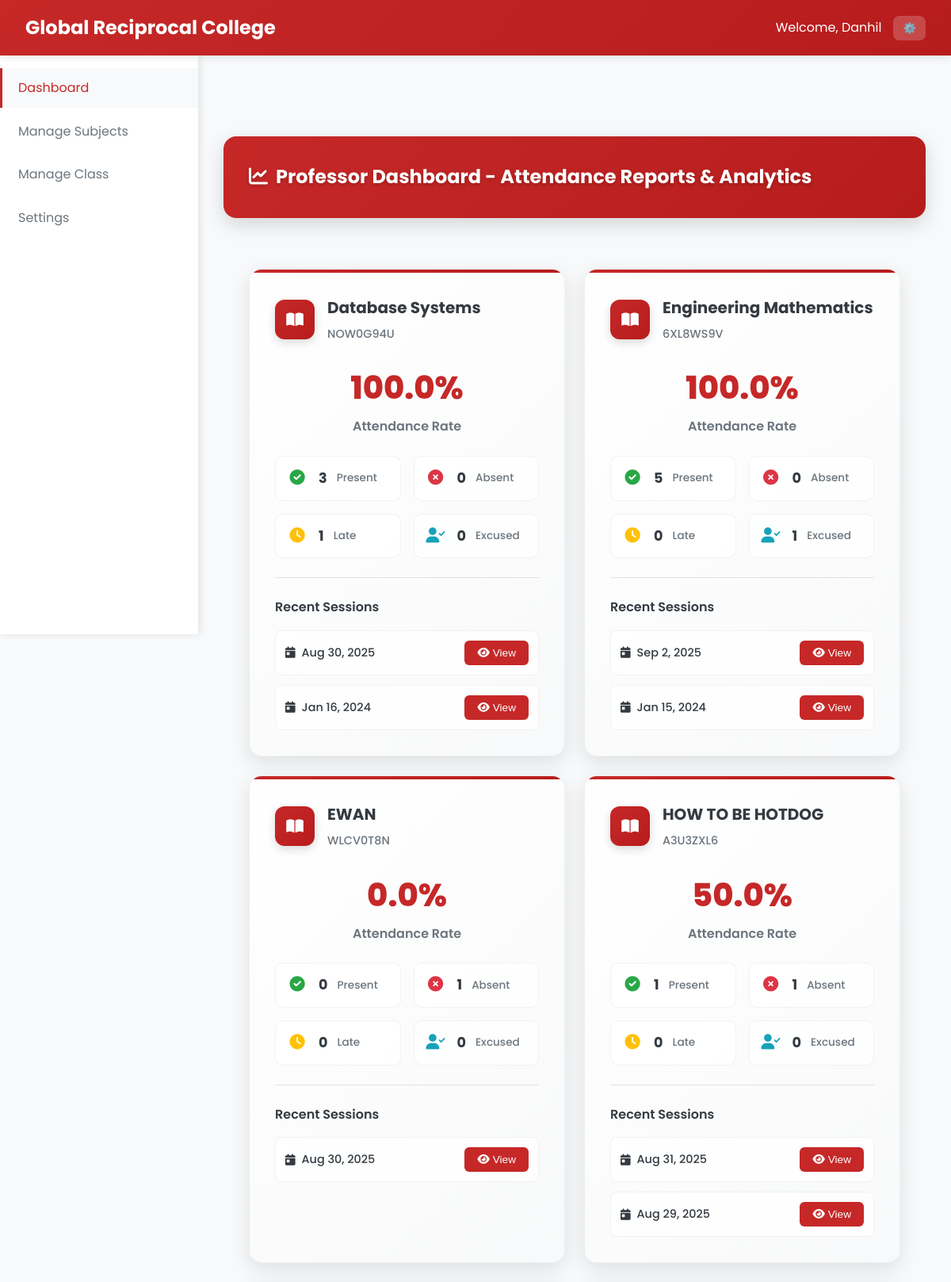
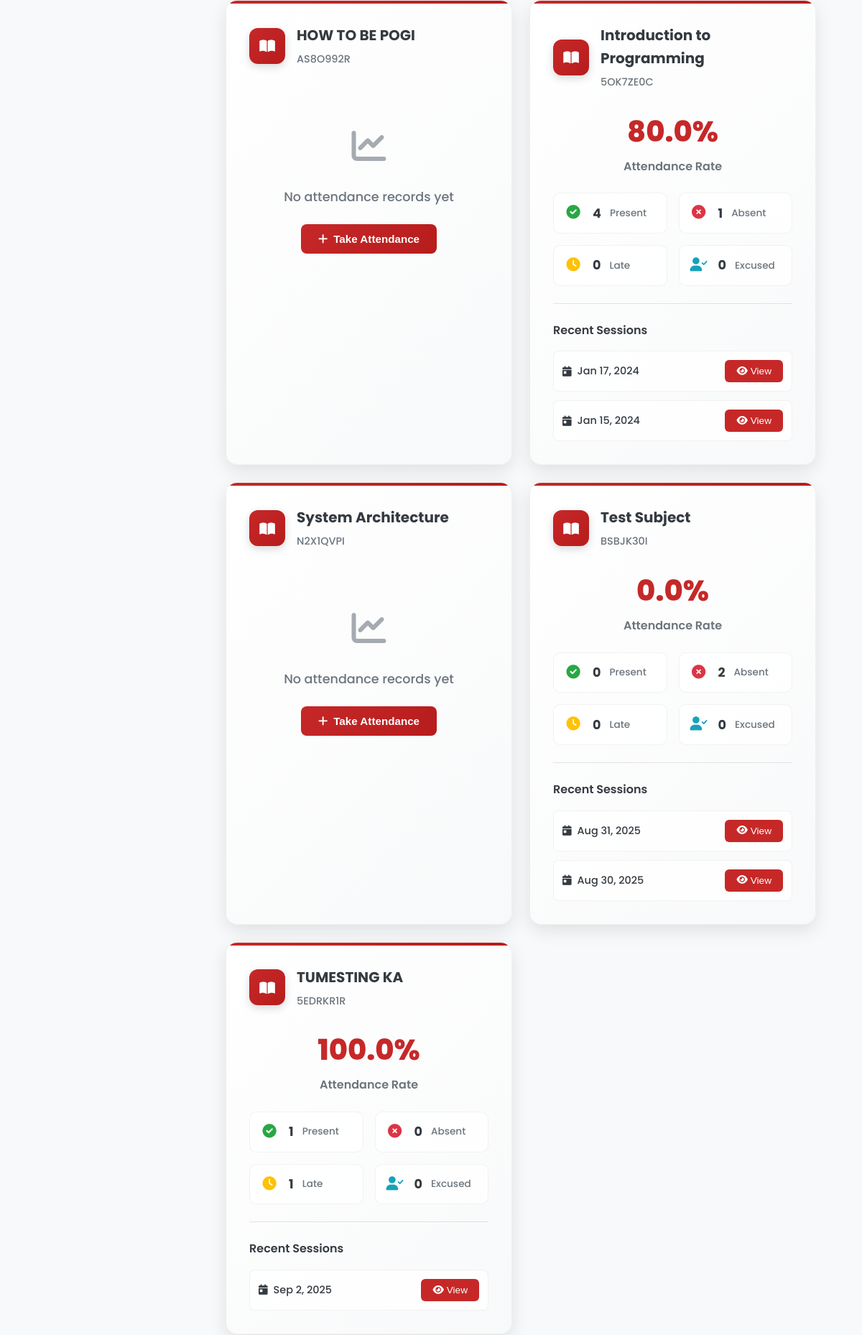
Screenshot of /Professor/professor_dashboard.php (signed in, upper part) with the database file from the repository (2 pictures, top to bottom).
### tables this page shows
CREATE TABLE `classes` (
  `class_id` varchar(20) NOT NULL,
  `class_name` varchar(100) NOT NULL,
  `class_code` varchar(20) NOT NULL,
  `subject_id` varchar(20) DEFAULT NULL,
  `professor_id` varchar(20) DEFAULT NULL,
  `schedule` varchar(100) DEFAULT NULL,
  `room` varchar(50) DEFAULT NULL,
  `created_at` datetime NOT NULL,
  `updated_at` datetime NOT NULL
);

CREATE TABLE `subjects` (
  `subject_id` varchar(20) NOT NULL,
  `subject_name` varchar(100) NOT NULL,
  `subject_code` varchar(20) NOT NULL,
  `description` text DEFAULT NULL,
  `credits` int(11) NOT NULL,
  `created_at` datetime NOT NULL,
  `updated_at` datetime NOT NULL
);

### Professor/professor_dashboard.php (the view, shortened to what this page needs)
<?php
require_once '../php/db.php';
$professor_id = $_SESSION['user_id'] ?? 1;
$query = "SELECT s.*, c.class_id, c.class_code, c.schedule, c.room
          FROM subjects s
          JOIN classes c ON s.subject_id = c.subject_id
          WHERE c.professor_id = ?
          ORDER BY s.subject_name";
$stmt = $pdo->prepare($query);
$stmt->execute([$professor_id]);
$subjects = $stmt->fetchAll();
$attendance_stats = [];
foreach ($subjects as $subject) {
    $query = "SELECT
                COUNT(*) as total_records,
                SUM(CASE WHEN status = 'Present' THEN 1 ELSE 0 END) as present,
                SUM(CASE WHEN status = 'Absent' THEN 1 ELSE 0 END) as absent,
                SUM(CASE WHEN status = 'Late' THEN 1 ELSE 0 END) as late,
                SUM(CASE WHEN status = 'Excused' THEN 1 ELSE 0 END) as excused
              FROM attendance
              WHERE class_id = ?";
    $stmt = $pdo->prepare($query);
    $stmt->execute([$subject['class_id']]);
    $stats = $stmt->fetch();
    $attendance_stats[$subject['class_id']] = $stats;
}
$recent_dates = [];
foreach ($subjects as $subject) {
    $query = "SELECT DISTINCT date
              FROM attendance
              WHERE class_id = ?
              ORDER BY date DESC
              LIMIT 2";
    $stmt = $pdo->prepare($query);
    $stmt->execute([$subject['class_id']]);
    $dates = $stmt->fetchAll(PDO::FETCH_COLUMN);
    $recent_dates[$subject['class_id']] = $dates;
}
?>
<!DOCTYPE html>
<html lang="en">
<head>
    <link rel="stylesheet" href="../css/styles_fixed.css">
    <link rel="stylesheet" href="https://cdnjs.cloudflare.com/ajax/libs/font-awesome/6.0.0/css/all.min.css">
</head>
<body>
    <nav class="navbar">
        <div class="navbar-brand">
            <span class="navbar-title">Global Reciprocal College</span>
        </div>
        <div class="navbar-user">
            <span>Welcome, <?php echo $_SESSION['first_name']; ?></span>
            <div class="user-dropdown">
                <button class="dropdown-toggle">⚙️</button>
            </div>
        </div>
    </nav>
    <aside class="sidebar">
        <ul class="sidebar-menu">
            <li class="sidebar-item">
                <a href="professor_dashboard.php" class="sidebar-link active">Dashboard</a>
            </li>
            <li class="sidebar-item">
                <a href="manage_subjects.php" class="sidebar-link">Manage Subjects</a>
            </li>
            <li class="sidebar-item">
                <a href="professor_manage_schedule.php" class="sidebar-link">Manage Class</a>
            </li>
            <li class="sidebar-item">
                <a href="../admin/settings.php" class="sidebar-link">Settings</a>
            </li>
        </ul>
    </aside>
    <main class="main-content">
        <div class="table-header-enhanced">
            <h2 class="table-title-enhanced"><i class="fas fa-chart-line" style="margin-right: 10px;"></i>Professor Dashboard - Attendance Reports & Analytics</h2>
        </div>
        <div class="dashboard-container">
            <?php if (empty($subjects)): ?>
                <div class="no-data">
                    <p>No classes found. Please create a class first.</p>
                </div>
            <?php else: ?>
                <div class="reports-container">
                        <div class="stats-grid">
                            <?php foreach ($subjects as $subject):
                                $stats = $attendance_stats[$subject['class_id']] ?? null;
                                $recent = $recent_dates[$subject['class_id']] ?? [];
                            ?>
                            <div class="stat-card-enhanced">
                                <div class="stat-header-enhanced">
                                    <div class="stat-icon-enhanced">
                                        <i class="fas fa-book-open"></i>
                                    </div>
                                    <div class="stat-info-enhanced">
                                        <h3 class="stat-title-enhanced"><?php echo $subject['subject_name']; ?></h3>
                                        <span class="stat-subtitle-enhanced"><?php echo $subject['class_code']; ?></span>
                                    </div>
                                </div>
                                <?php if ($stats && $stats['total_records'] > 0): ?>
                                    <div class="stat-metrics-enhanced">
                                        <div class="stat-main-metric">
                                            <div class="stat-value-enhanced">
                                                <?php
                                                $attendance_rate = $stats['total_records'] > 0 ?
                                                    (($stats['present'] + $stats['late'] + $stats['excused']) / $stats['total_records']) * 100 : 0;
                                                echo number_format($attendance_rate, 1) . '%';
                                                ?>
                                            </div>
                                            <div class="stat-label-enhanced">Attendance Rate</div>
                                        </div>
                                        <div class="stat-breakdown-enhanced">
                                            <div class="stat-breakdown-item">
                                                <div class="stat-breakdown-icon" style="color: #28a745;">
                                                    <i class="fas fa-check-circle"></i>
                                                </div>
                                                <div class="stat-breakdown-value"><?php echo $stats['present']; ?></div>
                                                <div class="stat-breakdown-label">Present</div>
                                            </div>
                                            <div class="stat-breakdown-item">
                                                <div class="stat-breakdown-icon" style="color: #dc3545;">
                                                    <i class="fas fa-times-circle"></i>
                                                </div>
                                                <div class="stat-breakdown-value"><?php echo $stats['absent']; ?></div>
                                                <div class="stat-breakdown-label">Absent</div>
                                            </div>
                                            <div class="stat-breakdown-item">
                                                <div class="stat-breakdown-icon" style="color: #ffc107;">
                                                    <i class="fas fa-clock"></i>
                                                </div>
                                                <div class="stat-breakdown-value"><?php echo $stats['late']; ?></div>
                                                <div class="stat-breakdown-label">Late</div>
                                            </div>
                                            <div class="stat-breakdown-item">
                                                <div class="stat-breakdown-icon" style="color: #17a2b8;">
                                                    <i class="fas fa-user-check"></i>
                                                </div>
                                                <div class="stat-breakdown-value"><?php echo $stats['excused']; ?></div>
                                                <div class="stat-breakdown-label">Excused</div>
                                            </div>
                                        </div>
                                    </div>
                                    <?php if (!empty($recent)): ?>
                                    <div class="stat-actions-enhanced">
                                        <h4 class="stat-section-title">Recent Sessions</h4>
                                        <div class="stat-recent-list">
                                            <?php foreach ($recent as $date): ?>
                                                <div class="stat-recent-item">
                                                    <div class="stat-recent-date">
                                                        <i class="fas fa-calendar-day"></i>
                                                        <?php echo date('M j, Y', strtotime($date)); ?>
                                                    </div>
                                                    <button class="stat-action-btn" data-class-id="<?php echo $subject['class_id']; ?>" data-date="<?php echo $date; ?>">
                                                        <i class="fas fa-eye"></i> View
                                                    </button>
                                                </div>
                                            <?php endforeach; ?>
                                        </div>
                                    </div>
                                    <?php endif; ?>
                                <?php else: ?>
                                    <div class="stat-empty-enhanced">
                                        <div class="stat-empty-icon">
                                            <i class="fas fa-chart-line"></i>
                                        </div>
                                        <div class="stat-empty-text">No attendance records yet</div>
                                        <button class="stat-primary-btn" onclick="location.href='professor_manage_schedule.php'">
                                            <i class="fas fa-plus"></i> Take Attendance
                                        </button>
                                    </div>
                                <?php endif; ?>
                            </div>
                            <?php endforeach; ?>
                        </div>
                    </div>
                </div>
            <?php endif; ?>
    </main>
</body>
</html>

### Professor/professor_dashboard.php (style rules this page uses)
.dashboard-container { max-width: 1200px; margin: 0 auto; padding: 2rem; }
.stats-grid { display: grid; grid-template-columns: repeat(auto-fit, minmax(300px, 1fr)); gap: 1.5rem; margin-bottom: 2rem; }
.user-dropdown { position: relative; }
.stat-card-enhanced { background: linear-gradient(135deg, #ffffff 0%, #f8f9fa 100%); border-radius: 16px; padding: 2rem; box-shadow: 0 8px 25px rgba(0, 0, 0, 0.1); border: 1px solid rgba(0, 0, 0, 0.05); transition: transform 0.2s ease, box-shadow 0.2s ease; }
.stat-header-enhanced { display: flex; align-items: center; gap: 1rem; margin-bottom: 1.5rem; }
.stat-icon-enhanced { width: 50px; height: 50px; background: linear-gradient(135deg, var(--primary) 0%, var(--primary-dark) 100%); border-radius: 12px; display: flex; align-items: center; justify-content: center; color: white; font-size: 1.2rem; box-shadow: 0 4px 12px rgba(0, 0, 0, 0.15); }
.stat-info-enhanced { flex: 1; }
.stat-title-enhanced { font-size: 1.25rem; font-weight: 700; color: var(--dark); margin: 0 0 0.25rem 0; }
.stat-subtitle-enhanced { font-size: 0.9rem; color: var(--gray); font-weight: 500; }
.stat-metrics-enhanced { margin-bottom: 1.5rem; }
.stat-main-metric { text-align: center; margin-bottom: 1.5rem; }
.stat-value-enhanced { font-size: 2.5rem; font-weight: 800; color: var(--primary); margin-bottom: 0.25rem; }
.stat-label-enhanced { font-size: 1rem; color: var(--gray); font-weight: 600; }
.stat-breakdown-enhanced { display: grid; grid-template-columns: repeat(2, 1fr); gap: 1rem; }
.stat-breakdown-item { display: flex; align-items: center; gap: 0.75rem; padding: 0.75rem; background: rgba(255, 255, 255, 0.8); border-radius: 10px; border: 1px solid rgba(0, 0, 0, 0.05); }
.stat-breakdown-icon { font-size: 1.2rem; width: 30px; text-align: center; }
.stat-breakdown-value { font-size: 1.1rem; font-weight: 700; color: var(--dark); }
.stat-breakdown-label { font-size: 0.85rem; color: var(--gray); font-weight: 500; }
.stat-actions-enhanced { border-top: 1px solid rgba(0, 0, 0, 0.1); padding-top: 1.5rem; }
.stat-section-title { font-size: 1rem; font-weight: 600; color: var(--dark); margin-bottom: 1rem; }
.stat-recent-list { display: flex; flex-direction: column; gap: 0.75rem; }
.stat-recent-item { display: flex; align-items: center; justify-content: space-between; padding: 0.75rem; background: rgba(255, 255, 255, 0.8); border-radius: 8px; border: 1px solid rgba(0, 0, 0, 0.05); }
.stat-recent-date { display: flex; align-items: center; gap: 0.5rem; font-size: 0.9rem; color: var(--dark); font-weight: 500; }
.stat-action-btn { background: var(--primary); color: white; border: none; padding: 0.5rem 1rem; border-radius: 6px; cursor: pointer; font-size: 0.85rem; font-weight: 500; display: flex; align-items: center; gap: 0.25rem; transition: background-color 0.2s; }
.stat-empty-enhanced { text-align: center; padding: 3rem 1rem; }
.stat-empty-icon { font-size: 3rem; color: var(--gray); margin-bottom: 1rem; opacity: 0.6; }
.stat-empty-text { font-size: 1.1rem; color: var(--gray); margin-bottom: 1.5rem; font-weight: 500; }
.stat-primary-btn { background: linear-gradient(135deg, var(--primary) 0%, var(--primary-dark) 100%); color: white; border: none; padding: 0.75rem 1.5rem; border-radius: 8px; cursor: pointer; font-size: 0.95rem; font-weight: 600; display: inline-flex; align-items: center; gap: 0.5rem; transition: transform 0.2s, box-shadow 0.2s; }
.table-header-enhanced { background: linear-gradient(135deg, var(--primary) 0%, var(--primary-dark) 100%); padding: 2rem; border-radius: 16px; margin-bottom: 2rem; box-shadow: 0 8px 25px rgba(0, 0, 0, 0.15); }
.table-title-enhanced { color: white; font-size: 1.5rem; font-weight: 700; margin: 0; text-shadow: 0 2px 4px rgba(0, 0, 0, 0.2); }

### rows the page displays
classes: subject.subject_name "Database Systems", class_code "NOW0G94U", attendance_rate "100.0", present "3", absent "0", late "1", excused "0", date "Aug 30, 2025", date "Jan 16, 2024"
classes: subject.subject_name "Engineering Mathematics", class_code "6XL8WS9V", attendance_rate "100.0", present "5", absent "0", late "0", excused "1", date "Sep 2, 2025", date "Jan 15, 2024"
classes: subject.subject_name "EWAN", class_code "WLCV0T8N", attendance_rate "0.0", present "0", absent "1", late "0", excused "0", class_id "Aug 30, 2025"
classes: subject.subject_name "HOW TO BE HOTDOG", class_code "A3U3ZXL6", attendance_rate "50.0", present "1", absent "1", late "0", excused "0", date "Aug 31, 2025", date "Aug 29, 2025"
classes: subject.subject_name "HOW TO BE POGI", class_code "AS8O992R", shows "No attendance records yet"
classes: subject.subject_name "Introduction to Programming", class_code "5OK7ZE0C", attendance_rate "80.0", present "4", absent "1", late "0", excused "0", class_id "Jan 17, 2024", class_id "Jan 15, 2024"
classes: subject.subject_name "System Architecture", class_code "N2X1QVPI", shows "No attendance records yet"
classes: subject.subject_name "Test Subject", class_code "BSBJK30I", attendance_rate "0.0", present "0", absent "2", late "0", excused "0", date "Aug 31, 2025", date "Aug 30, 2025"
classes: subject.subject_name "TUMESTING KA", class_code "5EDRKR1R", attendance_rate "100.0", present "1", absent "0", late "1", excused "0", class_id "Sep 2, 2025"

### other values shown
$_SESSION['first_name'] "Danhil"
